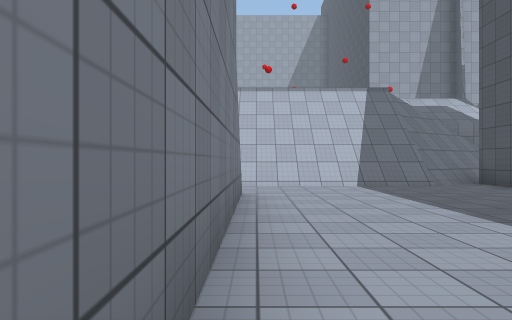
[1] (above)

24 first-person views from a walk through a Unity game level. The camera is 1.2 m above the floor, looks level and sees 70° across. Doors are open. The floor is counted in squares, 2 m on a side. Each view is taken from the middle of a square. On the plan, view 1 faces up. The plan holds only what a view shows up to about 10 squares ahead; the rest is blank. The place goes on beyond the plan. The player character is not drawn. Some animated figures are not drawn. Surface patterns are stand-ins for the level's own textures.

[2]
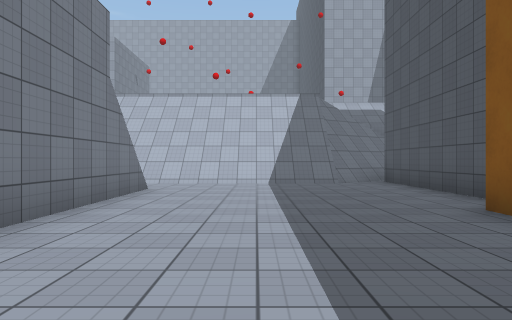

[3]
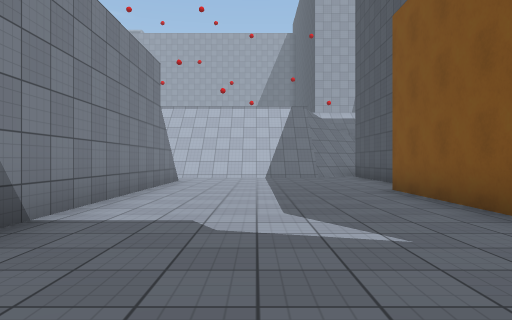

[4]
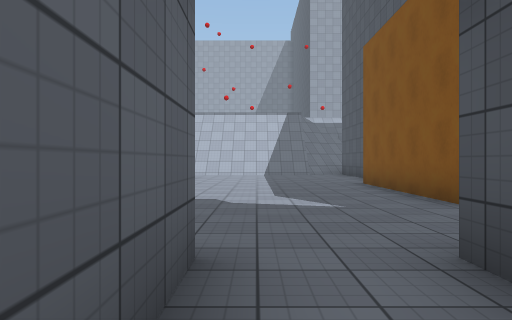

[5]
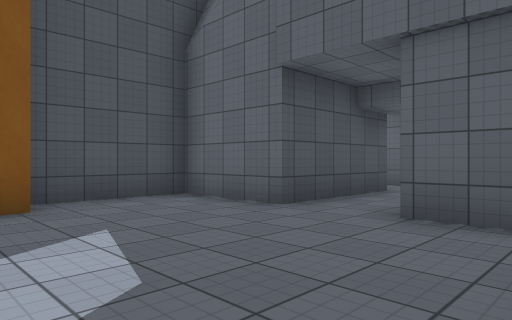

[6]
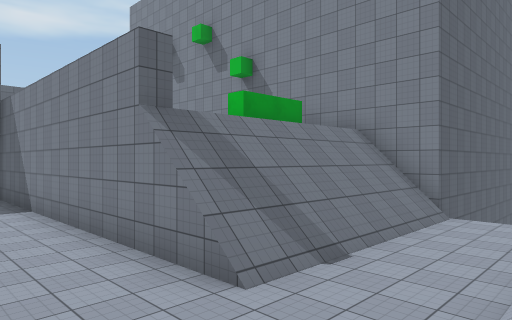

[7]
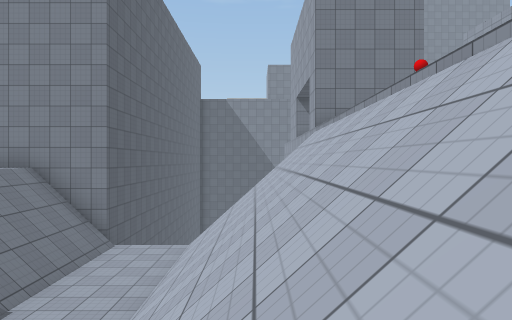

[8]
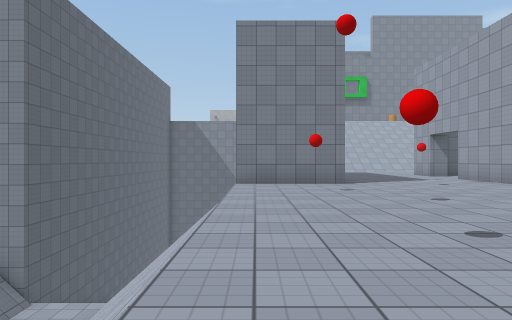

[9]
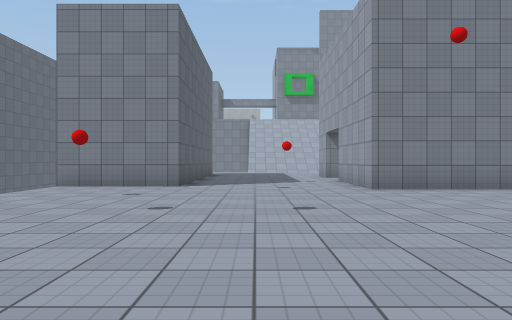

[10]
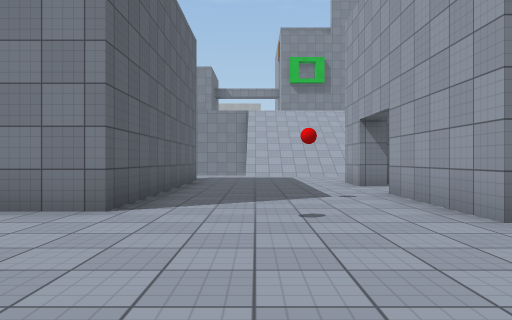

[11]
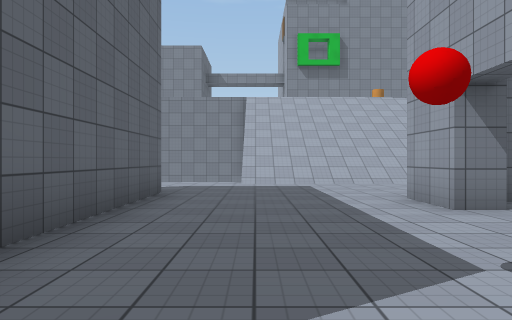

[12]
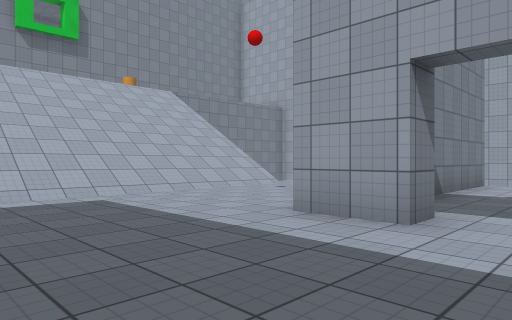

[13]
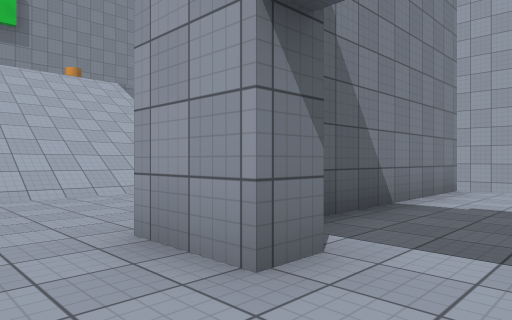

[14]
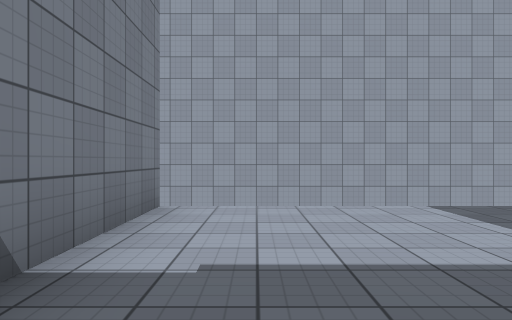

[15]
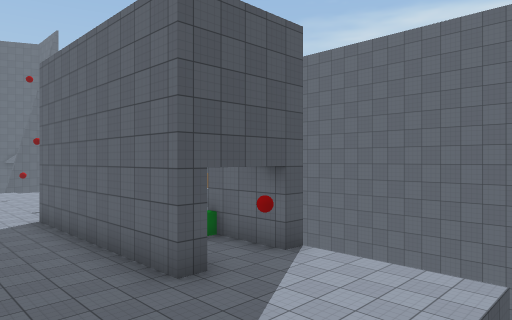

[16]
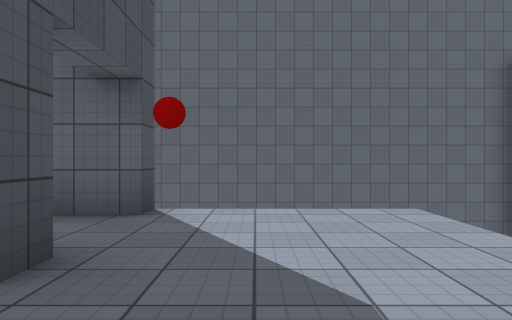

[17]
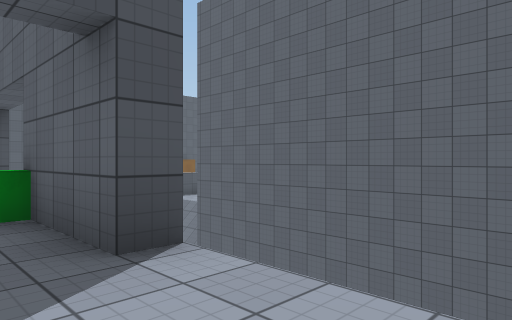

[18]
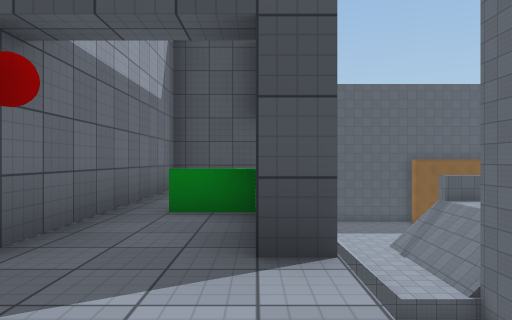

[19]
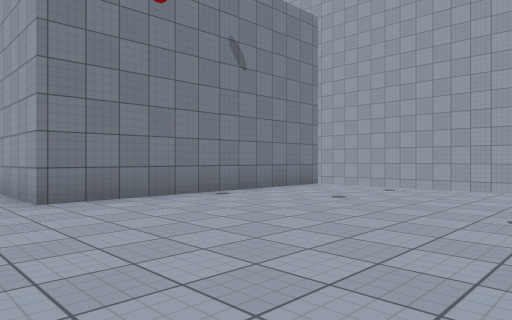

[20]
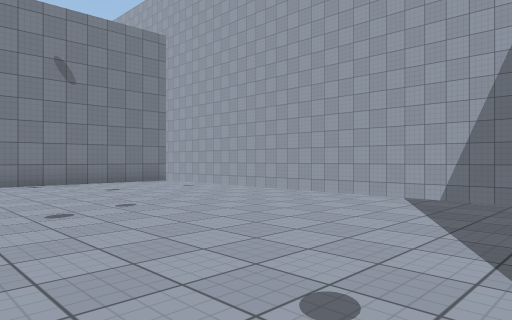

[21]
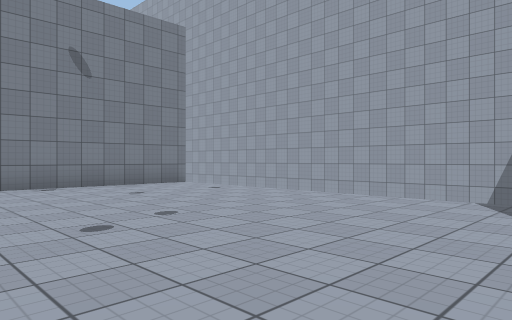

[22]
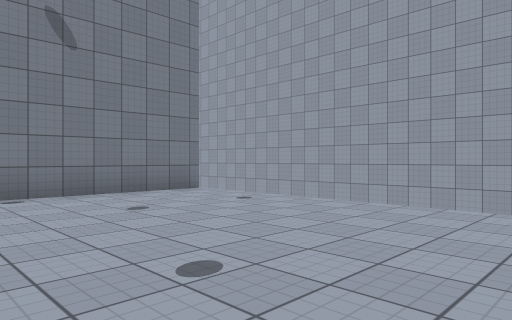

[23]
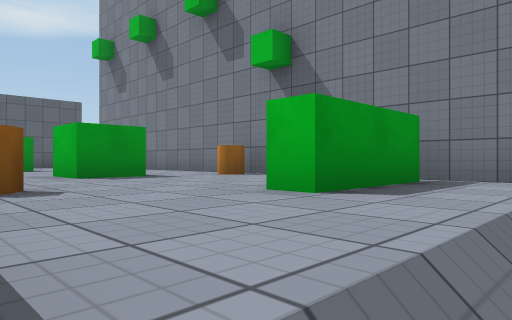

[24]
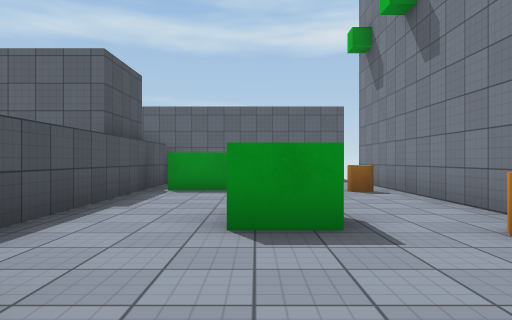

### Floor plan
Key: @ floor where view 1 was taken; # wall or solid block; . main floor; - floor 2 m lower than the main floor; _ floor 5.75 m lower than the main floor; / step, stairs or slope; D open door; ^ raised ledge; v drop or lower ground.
Columns run from 21 left of view 1 to 6 right of it. Each row starts with its distance up from view 1.
 28          vvvvvvvvvvvvvvv
 27
 26
 25           vvvvv vvvvvvvvv
 24          #.....#.........
 23          #.... #.........
 22      /.  #.... #..........
 21   ////.. #...  #..........
 20  /////...##..  #..........
 19  /////....#DD###..........
 18  /////................
 17  /////.................
 16     //..................
 15      v.................
 14      v...######........
 13      v...D#.. #.........
 12      v...D#   #..........
 11         v     vv////////
 10                v//////////##
  9                v//////////##
  8                v___________#
  7                v___________#
  6 ################/////______#
  5                #/////______#
  4                #----#______
  3                #^^--#_____#
  2                 ----#_____#
  1                 ----#_____#
  0                #^---#@____#
 -1                #--^-#_____##
 -2                #----#______#
 -3                #----##_____#
 -4                #^-^^-##__###
 -5                #--  -##__#
 -6                #--  /# __#
 -7                #        _#
 -8                         __
 -9                          #

Where each view was taken, in squares from view 1:
view 1: 0 up, 0 right, facing up
view 2: 1 down, 2 right, facing up
view 3: 4 down, 2 right, facing up
view 4: 6 down, 2 right, facing up
view 5: 0 up, 0 right, facing down-right
view 6: 9 up, 2 right, facing down-left
view 7: 10 up, 3 right, facing left
view 8: 12 up, 3 right, facing left
view 9: 16 up, 2 right, facing left
view 10: 16 up, 2 left, facing left
view 11: 16 up, 6 left, facing left
view 12: 15 up, 9 left, facing up-left
view 13: 17 up, 9 left, facing up-left
view 14: 20 up, 10 left, facing up
view 15: 17 up, 17 left, facing down-right
view 16: 16 up, 14 left, facing down
view 17: 13 up, 15 left, facing down-right
view 18: 12 up, 15 left, facing right
view 19: 17 up, 0 right, facing up-left
view 20: 19 up, 4 right, facing up-left
view 21: 19 up, 3 right, facing up-left
view 22: 20 up, 1 right, facing up-left
view 23: 5 up, 1 left, facing down-left
view 24: 3 up, 3 left, facing down
